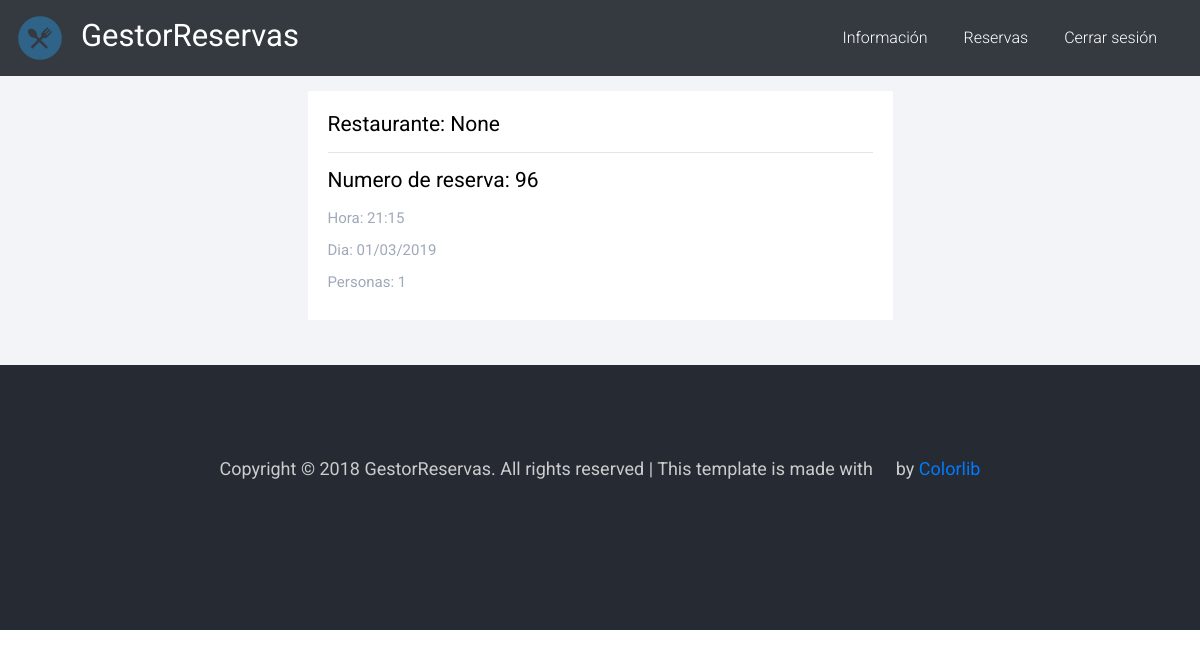
Before: /reservas/ (signed in) with the older database file.
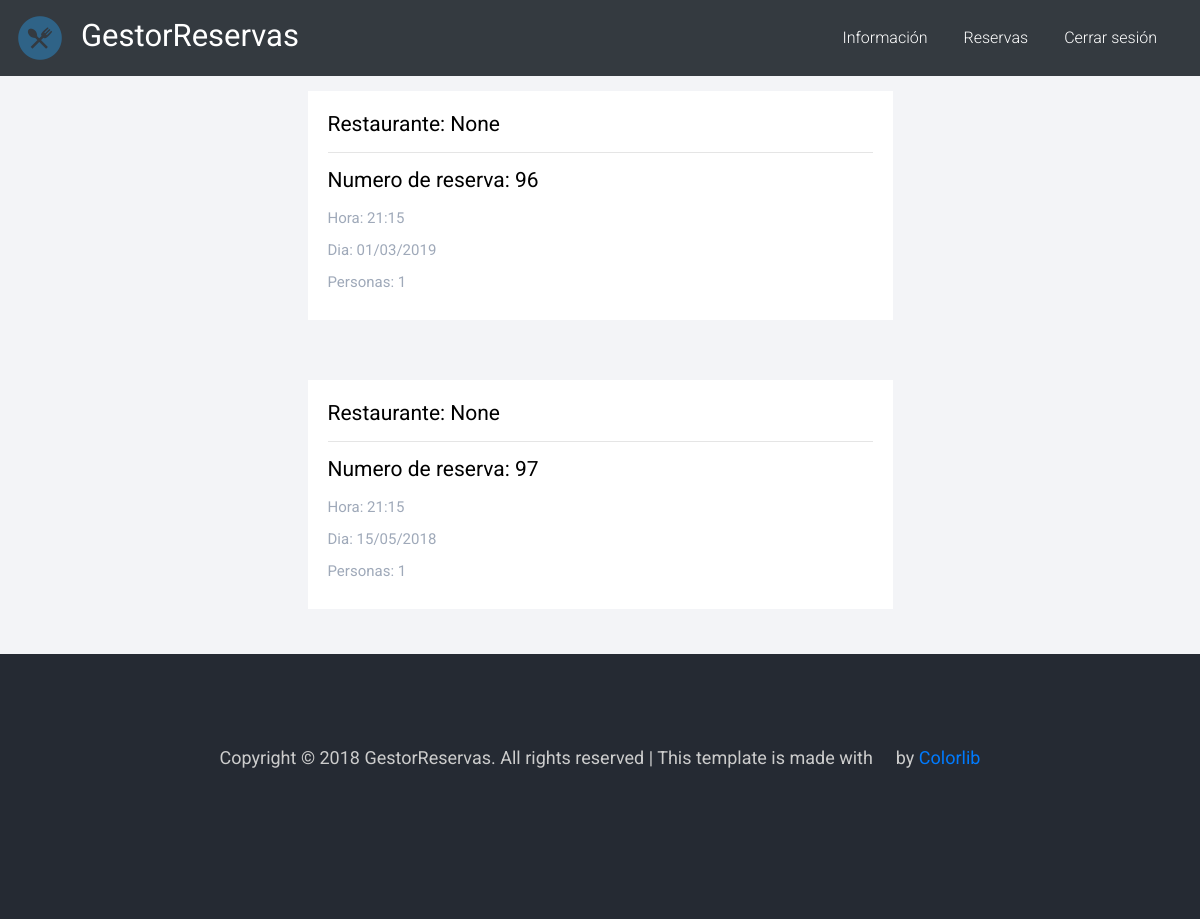
After: the same page with the newer database file.
### listado/models.py (models this page shows, shortened)
class Reserva(models.Model):
    User= models.ForeignKey(User, on_delete=models.CASCADE, blank=True, null=True)
    restaurante = models.ForeignKey(restaurante, on_delete=models.CASCADE, blank=True, null=True)
    nombre = models.CharField(max_length=100)
    apellido = models.CharField(max_length=100)
    telefono = models.IntegerField(default=1)
    email = models.EmailField(max_length=100)
    personas = models.IntegerField(default=1)
    dia = models.CharField(max_length=100)
    hora = models.CharField(max_length=100)
    mesa= models.IntegerField(null=True)
    class Meta:
      get_latest_by = 'mesa'

### reservas/views.py (the view)
# urls.py: path('', ReservaListView.as_view(), name='reservas'),
class ReservaListView(ListView):
    template_name = 'reservas/opciones.html'
    context_object_name = 'reservas'
    paginate_by = 5
    ordering = ['-id']
    def get_queryset(self):
        return Reserva.objects.filter(User=self.request.user)

### reservas/templates/reservas/opciones.html (shortened to what this page needs)
{% extends 'home/base.html' %}
{% load static %}
{% block content %}
<section>
{% for reserva in reservas %}
<div class="row light-bg detail-options-wrap justify-content-center">
    <div class="col-sm-6 col-lg-12 col-xl-6 featured-responsive">
        <div class="featured-place-wrap">
            <a href="{% url 'reserva-detalles' pk=reserva.pk %}">
                <div class="featured-title-box">
                    <h6>Restaurante: {{reserva.restaurante}}
                        <hr>
                        Numero de reserva: {{reserva.pk}}
                    </h6>
                    <ul>
                        <li>
                            <p>Hora: {{reserva.hora}}</p>
                        </li>
                        <li>
                            <p>Dia: {{reserva.dia}}</p>
                        </li>
                        <li>
                            <p>Personas: {{reserva.personas}}</p>
                        </li>
                    </ul>
                </div>
            </a>
        </div>
    </div>
</div>
<div class="justify-content-center">
        {% endfor %}
</div>
</section>
{% endblock %}

Changed rows visible on the page:
added Reserva: restaurante "None", pk "97", hora "21:15", dia "15/05/2018", personas "1"
